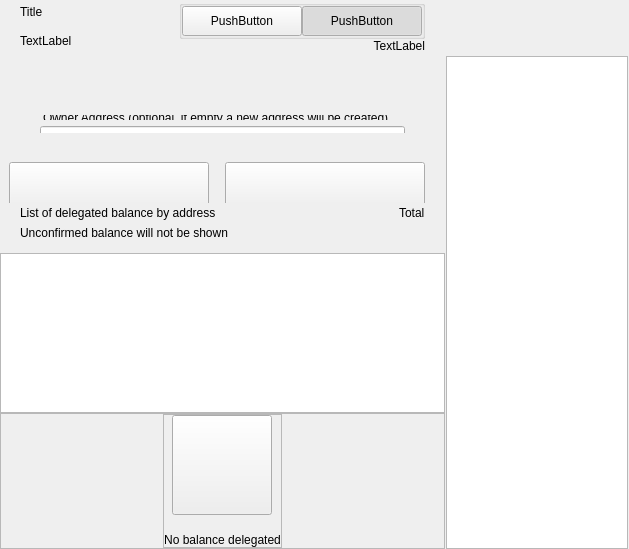
<?xml version="1.0" encoding="UTF-8"?>
<ui version="4.0">
 <class>ColdStakingWidget</class>
 <widget class="QWidget" name="ColdStakingWidget">
  <property name="geometry">
   <rect>
    <x>0</x>
    <y>0</y>
    <width>629</width>
    <height>549</height>
   </rect>
  </property>
  <property name="windowTitle">
   <string>Form</string>
  </property>
  <layout class="QHBoxLayout" name="horizontalLayout_1" stretch="2,1">
   <property name="spacing">
    <number>0</number>
   </property>
   <property name="leftMargin">
    <number>0</number>
   </property>
   <property name="topMargin">
    <number>0</number>
   </property>
   <property name="rightMargin">
    <number>0</number>
   </property>
   <property name="bottomMargin">
    <number>0</number>
   </property>
   <item>
    <widget class="QWidget" name="left" native="true">
     <layout class="QVBoxLayout" name="verticalLayout_3">
      <property name="leftMargin">
       <number>0</number>
      </property>
      <property name="topMargin">
       <number>0</number>
      </property>
      <property name="rightMargin">
       <number>0</number>
      </property>
      <property name="bottomMargin">
       <number>0</number>
      </property>
      <item>
       <layout class="QVBoxLayout" name="verticalLayout_2">
        <property name="spacing">
         <number>0</number>
        </property>
        <item>
         <layout class="QVBoxLayout" name="verticalLayoutTop">
          <property name="spacing">
           <number>0</number>
          </property>
          <property name="leftMargin">
           <number>20</number>
          </property>
          <property name="rightMargin">
           <number>20</number>
          </property>
          <item>
           <widget class="QWidget" name="containerTitle" native="true">
            <property name="sizePolicy">
             <sizepolicy hsizetype="Preferred" vsizetype="Minimum">
              <horstretch>0</horstretch>
              <verstretch>0</verstretch>
             </sizepolicy>
            </property>
            <property name="maximumSize">
             <size>
              <width>16777215</width>
              <height>100</height>
             </size>
            </property>
            <layout class="QHBoxLayout" name="containerTitleLayout">
             <property name="spacing">
              <number>0</number>
             </property>
             <property name="leftMargin">
              <number>0</number>
             </property>
             <property name="topMargin">
              <number>0</number>
             </property>
             <property name="rightMargin">
              <number>0</number>
             </property>
             <property name="bottomMargin">
              <number>0</number>
             </property>
             <item>
              <layout class="QVBoxLayout" name="verticalLayout11">
               <property name="spacing">
                <number>5</number>
               </property>
               <item>
                <widget class="QLabel" name="labelTitle">
                 <property name="text">
                  <string>Title</string>
                 </property>
                </widget>
               </item>
               <item>
                <widget class="QLabel" name="labelSubtitle1">
                 <property name="maximumSize">
                  <size>
                   <width>16777215</width>
                   <height>16777215</height>
                  </size>
                 </property>
                 <property name="text">
                  <string>TextLabel</string>
                 </property>
                </widget>
               </item>
              </layout>
             </item>
             <item>
              <spacer name="horizontalSpacer">
               <property name="orientation">
                <enum>Qt::Horizontal</enum>
               </property>
               <property name="sizeHint" stdset="0">
                <size>
                 <width>40</width>
                 <height>20</height>
                </size>
               </property>
              </spacer>
             </item>
             <item>
              <widget class="QWidget" name="containerViewPrivacyChecks" native="true">
               <layout class="QVBoxLayout" name="containerPrivacyChecks">
                <property name="spacing">
                 <number>0</number>
                </property>
                <property name="leftMargin">
                 <number>0</number>
                </property>
                <property name="topMargin">
                 <number>0</number>
                </property>
                <property name="rightMargin">
                 <number>0</number>
                </property>
                <property name="bottomMargin">
                 <number>0</number>
                </property>
                <item alignment="Qt::AlignHCenter|Qt::AlignVCenter">
                 <widget class="QGroupBox" name="groupBox">
                  <property name="title">
                   <string/>
                  </property>
                  <layout class="QHBoxLayout" name="horizontalLayout_2_1">
                   <property name="spacing">
                    <number>0</number>
                   </property>
                   <property name="leftMargin">
                    <number>0</number>
                   </property>
                   <property name="topMargin">
                    <number>0</number>
                   </property>
                   <property name="rightMargin">
                    <number>0</number>
                   </property>
                   <property name="bottomMargin">
                    <number>0</number>
                   </property>
                   <item>
                    <widget class="QPushButton" name="pushLeft">
                     <property name="minimumSize">
                      <size>
                       <width>120</width>
                       <height>30</height>
                      </size>
                     </property>
                     <property name="maximumSize">
                      <size>
                       <width>120</width>
                       <height>30</height>
                      </size>
                     </property>
                     <property name="text">
                      <string>PushButton</string>
                     </property>
                     <property name="checkable">
                      <bool>true</bool>
                     </property>
                     <property name="autoExclusive">
                      <bool>true</bool>
                     </property>
                    </widget>
                   </item>
                   <item>
                    <widget class="QPushButton" name="pushRight">
                     <property name="minimumSize">
                      <size>
                       <width>120</width>
                       <height>30</height>
                      </size>
                     </property>
                     <property name="maximumSize">
                      <size>
                       <width>120</width>
                       <height>30</height>
                      </size>
                     </property>
                     <property name="text">
                      <string>PushButton</string>
                     </property>
                     <property name="checkable">
                      <bool>true</bool>
                     </property>
                     <property name="checked">
                      <bool>true</bool>
                     </property>
                     <property name="autoExclusive">
                      <bool>true</bool>
                     </property>
                    </widget>
                   </item>
                  </layout>
                 </widget>
                </item>
                <item alignment="Qt::AlignTop">
                 <widget class="QLabel" name="labelSubtitle2">
                  <property name="text">
                   <string>TextLabel</string>
                  </property>
                  <property name="alignment">
                   <set>Qt::AlignRight|Qt::AlignTrailing|Qt::AlignVCenter</set>
                  </property>
                 </widget>
                </item>
               </layout>
              </widget>
             </item>
            </layout>
           </widget>
          </item>
          <item>
           <spacer name="verticalSpacer_2">
            <property name="orientation">
             <enum>Qt::Vertical</enum>
            </property>
            <property name="sizeType">
             <enum>QSizePolicy::Fixed</enum>
            </property>
            <property name="sizeHint" stdset="0">
             <size>
              <width>20</width>
              <height>30</height>
             </size>
            </property>
           </spacer>
          </item>
          <item>
           <widget class="QWidget" name="containerSend" native="true">
            <property name="minimumSize">
             <size>
              <width>0</width>
              <height>50</height>
             </size>
            </property>
            <layout class="QVBoxLayout" name="containerSendRow">
             <property name="spacing">
              <number>6</number>
             </property>
             <property name="leftMargin">
              <number>0</number>
             </property>
             <property name="topMargin">
              <number>0</number>
             </property>
             <property name="rightMargin">
              <number>0</number>
             </property>
             <property name="bottomMargin">
              <number>0</number>
             </property>
             <item>
              <widget class="QLabel" name="labelEditTitle">
               <property name="maximumSize">
                <size>
                 <width>16777215</width>
                 <height>30</height>
                </size>
               </property>
               <property name="styleSheet">
                <string notr="true">padding-left:20px; padding-bottom:3px;</string>
               </property>
               <property name="text">
                <string/>
               </property>
              </widget>
             </item>
             <item>
              <spacer name="verticalSpacer_6">
               <property name="orientation">
                <enum>Qt::Vertical</enum>
               </property>
               <property name="sizeType">
                <enum>QSizePolicy::Fixed</enum>
               </property>
               <property name="sizeHint" stdset="0">
                <size>
                 <width>20</width>
                 <height>9</height>
                </size>
               </property>
              </spacer>
             </item>
             <item>
              <widget class="QWidget" name="containerOwner" native="true">
               <layout class="QVBoxLayout" name="vContainerOwner">
                <property name="spacing">
                 <number>4</number>
                </property>
                <property name="leftMargin">
                 <number>20</number>
                </property>
                <property name="topMargin">
                 <number>0</number>
                </property>
                <property name="rightMargin">
                 <number>20</number>
                </property>
                <property name="bottomMargin">
                 <number>0</number>
                </property>
                <item>
                 <widget class="QLabel" name="labelSubtitleDescription">
                  <property name="maximumSize">
                   <size>
                    <width>16777215</width>
                    <height>20</height>
                   </size>
                  </property>
                  <property name="styleSheet">
                   <string notr="true">margin-bottom:2px;
                   margin-left:0.05px;
                   padding:0px;</string>
                  </property>
                  <property name="text">
                   <string>Owner Address (optional, if empty a new address will be created)</string>
                  </property>
                 </widget>
                </item>
                <item>
                 <widget class="QLineEdit" name="lineEditOwnerAddress">
                  <property name="minimumSize">
                   <size>
                    <width>0</width>
                    <height>50</height>
                   </size>
                  </property>
                  <property name="maximumSize">
                   <size>
                    <width>16777215</width>
                    <height>50</height>
                   </size>
                  </property>
                  <property name="styleSheet">
                   <string notr="true"/>
                  </property>
                 </widget>
                </item>
               </layout>
              </widget>
             </item>
            </layout>
           </widget>
          </item>
         </layout>
        </item>
        <item>
         <spacer name="verticalSpacer_3">
          <property name="orientation">
           <enum>Qt::Vertical</enum>
          </property>
          <property name="sizeType">
           <enum>QSizePolicy::Minimum</enum>
          </property>
          <property name="sizeHint" stdset="0">
           <size>
            <width>20</width>
            <height>20</height>
           </size>
          </property>
         </spacer>
        </item>
        <item>
         <widget class="QWidget" name="containerBtn" native="true">
          <property name="minimumSize">
           <size>
            <width>0</width>
            <height>50</height>
           </size>
          </property>
          <layout class="QHBoxLayout" name="horizontalLayout">
           <property name="rightMargin">
            <number>20</number>
           </property>
           <item>
            <spacer name="horizontalSpacer_2">
             <property name="orientation">
              <enum>Qt::Horizontal</enum>
             </property>
             <property name="sizeHint" stdset="0">
              <size>
               <width>200</width>
               <height>20</height>
              </size>
             </property>
            </spacer>
           </item>
           <item>
            <layout class="QHBoxLayout" name="horizontalLayout_7">
             <item>
              <spacer name="horizontalSpacer_3">
               <property name="orientation">
                <enum>Qt::Horizontal</enum>
               </property>
               <property name="sizeType">
                <enum>QSizePolicy::Expanding</enum>
               </property>
               <property name="sizeHint" stdset="0">
                <size>
                 <width>40</width>
                 <height>20</height>
                </size>
               </property>
              </spacer>
             </item>
             <item>
              <widget class="QPushButton" name="pushButtonClear">
               <property name="minimumSize">
                <size>
                 <width>200</width>
                 <height>50</height>
                </size>
               </property>
               <property name="text">
                <string/>
               </property>
              </widget>
             </item>
             <item>
              <spacer name="horizontalSpacer_4">
               <property name="orientation">
                <enum>Qt::Horizontal</enum>
               </property>
               <property name="sizeType">
                <enum>QSizePolicy::Fixed</enum>
               </property>
               <property name="sizeHint" stdset="0">
                <size>
                 <width>10</width>
                 <height>20</height>
                </size>
               </property>
              </spacer>
             </item>
             <item>
              <widget class="QPushButton" name="pushButtonSend">
               <property name="minimumSize">
                <size>
                 <width>200</width>
                 <height>50</height>
                </size>
               </property>
               <property name="maximumSize">
                <size>
                 <width>200</width>
                 <height>50</height>
                </size>
               </property>
               <property name="text">
                <string/>
               </property>
              </widget>
             </item>
            </layout>
           </item>
          </layout>
         </widget>
        </item>
        <item>
         <widget class="QWidget" name="containerHistoryLabel" native="true">
          <layout class="QHBoxLayout" name="horizontalLayout_4">
           <property name="spacing">
            <number>0</number>
           </property>
           <property name="leftMargin">
            <number>20</number>
           </property>
           <property name="topMargin">
            <number>0</number>
           </property>
           <property name="rightMargin">
            <number>20</number>
           </property>
           <property name="bottomMargin">
            <number>0</number>
           </property>
           <item>
            <widget class="QLabel" name="labelListHistory">
             <property name="text">
              <string>List of delegated balance by address</string>
             </property>
            </widget>
           </item>
           <item>
            <spacer name="horizontalSpacer_5">
             <property name="orientation">
              <enum>Qt::Horizontal</enum>
             </property>
             <property name="sizeHint" stdset="0">
              <size>
               <width>40</width>
               <height>20</height>
              </size>
             </property>
            </spacer>
           </item>
           <item>
            <widget class="QLabel" name="labelStakingTotal">
             <property name="text">
              <string>Total</string>
             </property>
            </widget>
           </item>
          </layout>
         </widget>
        </item>
        <item>
         <widget class="QWidget" name="containerWarning" native="true">
          <layout class="QHBoxLayout" name="horizontalLayout_4">
           <property name="spacing">
            <number>0</number>
           </property>
           <property name="leftMargin">
            <number>20</number>
           </property>
           <property name="topMargin">
            <number>0</number>
           </property>
           <property name="rightMargin">
            <number>20</number>
           </property>
           <property name="bottomMargin">
            <number>0</number>
           </property>
           <item>
            <widget class="QLabel" name="labelListWarning">
             <property name="text">
              <string>Unconfirmed balance will not be shown</string>
             </property>
            </widget>
           </item>
           <item>
            <spacer name="horizontalSpacer_5">
             <property name="orientation">
              <enum>Qt::Horizontal</enum>
             </property>
             <property name="sizeHint" stdset="0">
              <size>
               <width>40</width>
               <height>20</height>
              </size>
             </property>
            </spacer>
           </item>
          </layout>
         </widget>
        </item>
        <item>
         <layout class="QVBoxLayout" name="verticalLayout_64">
          <property name="spacing">
           <number>0</number>
          </property>
          <item>
           <spacer name="verticalSpacer_44">
            <property name="orientation">
             <enum>Qt::Vertical</enum>
            </property>
            <property name="sizeType">
             <enum>QSizePolicy::Fixed</enum>
            </property>
            <property name="sizeHint" stdset="0">
             <size>
              <width>20</width>
              <height>10</height>
             </size>
            </property>
           </spacer>
          </item>
          <item>
           <widget class="QListView" name="listView">
            <property name="enabled">
             <bool>true</bool>
            </property>
            <property name="mouseTracking">
             <bool>true</bool>
            </property>
           </widget>
          </item>
          <item>
           <widget class="QFrame" name="emptyContainer">
            <property name="minimumSize">
             <size>
              <width>0</width>
              <height>100</height>
             </size>
            </property>
            <property name="frameShape">
             <enum>QFrame::StyledPanel</enum>
            </property>
            <property name="frameShadow">
             <enum>QFrame::Raised</enum>
            </property>
            <layout class="QVBoxLayout" name="verticalLayout_71" stretch="1,8">
             <property name="spacing">
              <number>0</number>
             </property>
             <property name="leftMargin">
              <number>0</number>
             </property>
             <property name="topMargin">
              <number>0</number>
             </property>
             <property name="rightMargin">
              <number>0</number>
             </property>
             <property name="bottomMargin">
              <number>0</number>
             </property>
             <item>
              <spacer name="verticalSpacer">
               <property name="orientation">
                <enum>Qt::Vertical</enum>
               </property>
               <property name="sizeHint" stdset="0">
                <size>
                 <width>20</width>
                 <height>20</height>
                </size>
               </property>
              </spacer>
             </item>
             <item alignment="Qt::AlignHCenter|Qt::AlignVCenter">
              <widget class="QFrame" name="emptyScreen">
               <property name="sizePolicy">
                <sizepolicy hsizetype="Expanding" vsizetype="Expanding">
                 <horstretch>0</horstretch>
                 <verstretch>0</verstretch>
                </sizepolicy>
               </property>
               <property name="frameShape">
                <enum>QFrame::StyledPanel</enum>
               </property>
               <property name="frameShadow">
                <enum>QFrame::Raised</enum>
               </property>
               <layout class="QVBoxLayout" name="verticalLayout">
                <property name="spacing">
                 <number>30</number>
                </property>
                <property name="leftMargin">
                 <number>0</number>
                </property>
                <property name="topMargin">
                 <number>0</number>
                </property>
                <property name="rightMargin">
                 <number>0</number>
                </property>
                <property name="bottomMargin">
                 <number>0</number>
                </property>
                <item alignment="Qt::AlignHCenter|Qt::AlignVCenter">
                 <widget class="QPushButton" name="pushImgEmpty">
                  <property name="minimumSize">
                   <size>
                    <width>100</width>
                    <height>100</height>
                   </size>
                  </property>
                  <property name="maximumSize">
                   <size>
                    <width>100</width>
                    <height>100</height>
                   </size>
                  </property>
                  <property name="text">
                   <string/>
                  </property>
                  <property name="iconSize">
                   <size>
                    <width>100</width>
                    <height>100</height>
                   </size>
                  </property>
                 </widget>
                </item>
                <item alignment="Qt::AlignHCenter|Qt::AlignVCenter">
                 <widget class="QLabel" name="labelEmpty">
                  <property name="styleSheet">
                   <string notr="true"/>
                  </property>
                  <property name="text">
                   <string>No balance delegated</string>
                  </property>
                  <property name="alignment">
                   <set>Qt::AlignCenter</set>
                  </property>
                 </widget>
                </item>
               </layout>
              </widget>
             </item>
            </layout>
           </widget>
          </item>
         </layout>
        </item>
       </layout>
      </item>
     </layout>
    </widget>
   </item>
   <item>
    <widget class="QWidget" name="right" native="true">
     <layout class="QVBoxLayout" name="rightContainer">
      <property name="leftMargin">
       <number>1</number>
      </property>
      <property name="topMargin">
       <number>0</number>
      </property>
      <property name="rightMargin">
       <number>1</number>
      </property>
      <property name="bottomMargin">
       <number>0</number>
      </property>
      <item>
       <widget class="QWidget" name="containerRightButtons" native="true">
        <property name="minimumSize">
         <size>
          <width>0</width>
          <height>50</height>
         </size>
        </property>
        <layout class="QVBoxLayout" name="verticalLayout_4">
         <property name="leftMargin">
          <number>19</number>
         </property>
         <property name="topMargin">
          <number>0</number>
         </property>
         <property name="rightMargin">
          <number>19</number>
         </property>
         <item>
          <widget class="OptionButton" name="btnCoinControl" native="true">
           <property name="minimumSize">
            <size>
             <width>0</width>
             <height>0</height>
            </size>
           </property>
          </widget>
         </item>
         <item>
          <widget class="OptionButton" name="btnColdStaking" native="true"/>
         </item>
         <item>
          <widget class="OptionButton" name="btnMyStakingAddresses" native="true">
           <property name="sizePolicy">
            <sizepolicy hsizetype="Preferred" vsizetype="Minimum">
             <horstretch>0</horstretch>
             <verstretch>0</verstretch>
            </sizepolicy>
           </property>
          </widget>
         </item>
        </layout>
       </widget>
      </item>
      <item>
       <widget class="QListView" name="listViewStakingAddress">
        <property name="enabled">
         <bool>true</bool>
        </property>
        <property name="mouseTracking">
         <bool>true</bool>
        </property>
       </widget>
      </item>
     </layout>
    </widget>
   </item>
  </layout>
 </widget>
 <customwidgets>
  <customwidget>
   <class>OptionButton</class>
   <extends>QWidget</extends>
   <header>qt/optionbutton.h</header>
   <container>1</container>
  </customwidget>
 </customwidgets>
 <resources/>
 <connections/>
</ui>
